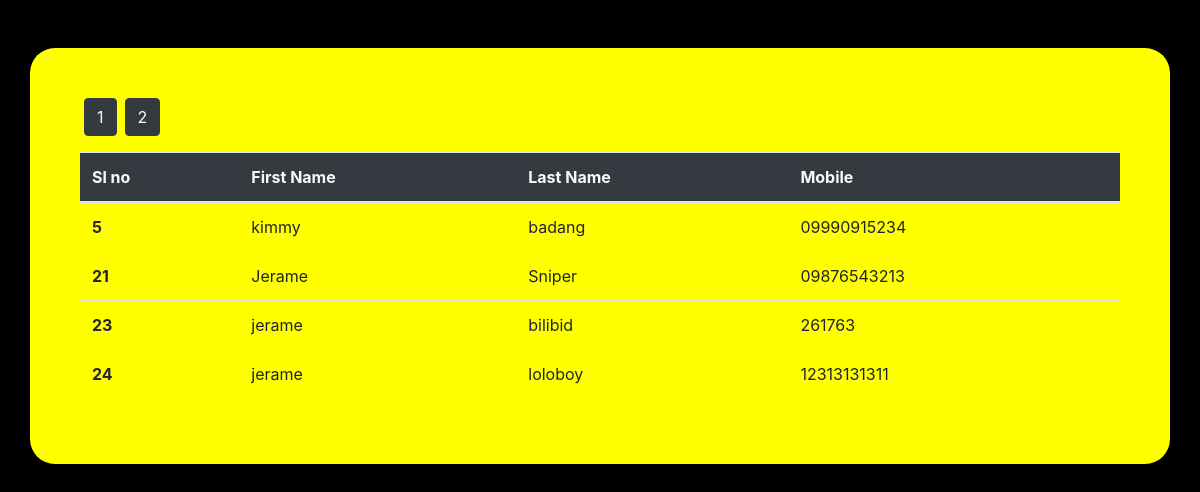
Screenshot of /pagination.php?page=2 with the database file from the repository.
### tables this page shows
CREATE TABLE `seriescrud` (
  `ID` int(11) NOT NULL,
  `Fname` varchar(100) NOT NULL,
  `Lname` varchar(100) NOT NULL,
  `Email` varchar(225) NOT NULL,
  `Mobile` varchar(20) NOT NULL,
  `multipleData` varchar(255) NOT NULL,
  `gender` enum('Male','Female','Other','') NOT NULL,
  `place` varchar(255) NOT NULL
);

### pagination.php (the view, shortened to what this page needs)
<?php
include 'connect.php';
?>
<!DOCTYPE html>
<html lang="en">
<head>
    <link rel="stylesheet" href="https://cdn.jsdelivr.net/npm/bootstrap@4.0.0/dist/css/bootstrap.min.css">
</head>
<body>
<div class="container my-5">
    <table class="table">
  <thead class="btn-dark  text-light">
    <tr>
      <th scope="col">Sl no</th>
      <th scope="col">First Name</th>
      <th scope="col">Last Name</th>
      <th scope="col">Mobile</th>
    </tr>
  </thead>
  <tbody>
    <?php
    $sql = "Select * from `seriescrud` limit 0,5";
    $result=mysqli_query($con,$sql);
    $num=mysqli_num_rows($result);
    $numberPages=4;
    $totalPages=ceil($num/$numberPages) ;
    for($btn=1;$btn<=$totalPages;$btn++){
      echo '<button class ="btn btn-dark mx-1 mb-3">
      <a href="pagination.php?page='.$btn.'"class="text-light">'.$btn.'</a></button>';
    }
    if(isset($_GET['page'])){
      $page=$_GET['page'];
    }else{
      $page=1;
    }
    $startinglimit=($page-1)*$numberPages;
    $sql="Select * from `seriescrud` limit " .$startinglimit.','.$numberPages;
    $result=mysqli_query($con,$sql);
    while($row=mysqli_fetch_assoc($result)){
      echo'
    <tr>
      <th scope="row">'.$row['ID'].'</th>
      <td>'.$row['Fname'].'</td>
      <td>'.$row['Lname'].'</td>
      <td>'.$row['Mobile'].'</td>
    </tr>';
    }
     ?>
  </tbody>
</table>
    </div>
</body>
</html>

### pagination.php (style rules this page uses)
body { background-color:black; }
.container { border-radius: 25px; background-color: yellow; padding: 50px; }

### rows the page displays
seriescrud: ID "5", Fname "kimmy", Lname "badang", Mobile "09990915234"
seriescrud: ID "21", Fname "Jerame", Lname "Sniper", Mobile "09876543213"
seriescrud: ID "23", Fname "jerame", Lname "bilibid", Mobile "261763"
seriescrud: ID "24", Fname "jerame", Lname "loloboy", Mobile "12313131311"
